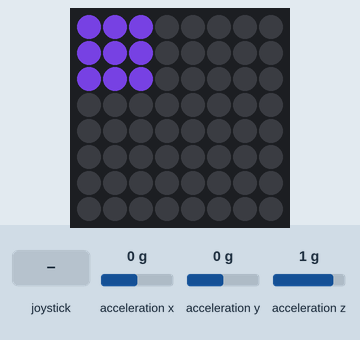
Recording of a program running on a simulated Raspberry Pi (BCM pin numbers) with a Sense HAT. Parts: the Sense HAT's 8×8 RGB LED matrix. Inputs (shaded band) come from the test bench; at power-on: acceleration x 0 g, acceleration y 0 g, acceleration z 1 g. Dim RGB values are drawn brighter than linear.

Above: at 1.2 s.
1.3 s: acceleration x set to 0.8 g
At 3.8 s:
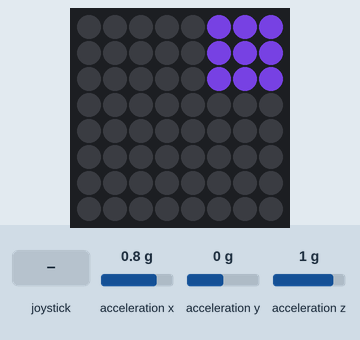
4.3 s: joystick pushed down
At 4.68 s:
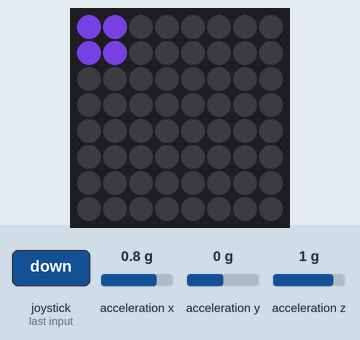
7.3 s: acceleration y set to 0.8 g
At 10.1 s:
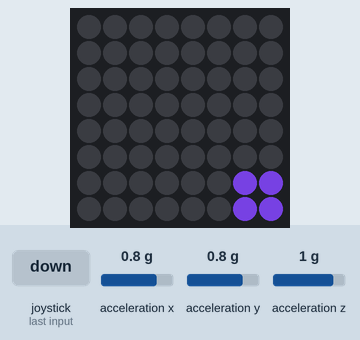
10.3 s: joystick pushed up
At 13.1 s:
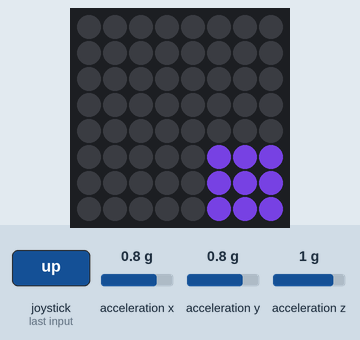
13.3 s: acceleration x set to -1.4 g
At 16.0 s:
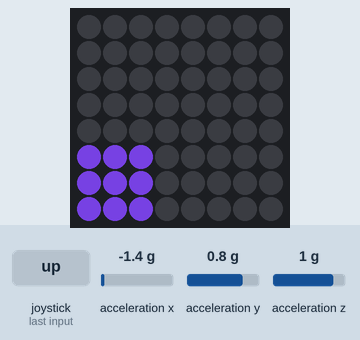
16.3 s: joystick pushed left
At 16.9 s:
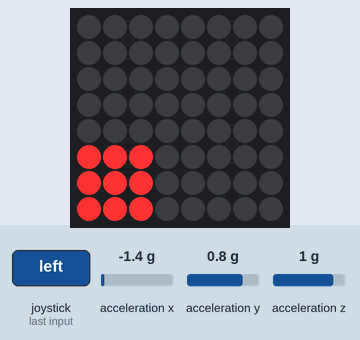
Timing chart, 0 to 19.1 s (numbered marks = the images above; inputs shaded):
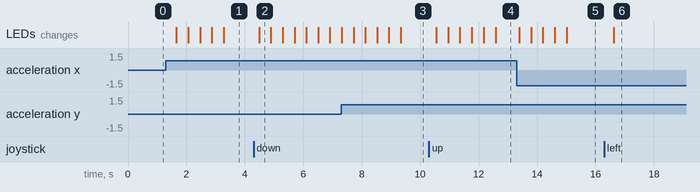

The program:

gravity_falls.py
```python
'''
@Author --> SpookyWooky5
'''
from sense_hat import SenseHat
import time

class SenseSquare(SenseHat):
    def init(self , c2):
        x1 = 0
        y1 = 0
        x2 = c2
        y2 = c2
        self.x1 = x1
        self.y1 = y1
        self.x2 = x2
        self.y2 = y2

    def square(self, r,g,b):
        x1 = self.x1
        y1 = self.y1
        x2 = self.x2
        y2 = self.y2
        x2 += 1
        y2 += 1
        y_d = y2 - y1
        x_d = x2 - x1
        for i in range(x_d):
            for h in range(y_d):
                x_m = x1 + i
                y_m = y2 + h - y_d
                self.set_pixel(x_m,y_m, r,g,b)

    def move_down(self):
        y1 = self.y1
        y2 = self.y2
        if y2 < 7:
            y1 += 1
            self.y1 = y1
            y2 += 1
            self.y2 = y2
            self.clear()
            self.square(r,g,b)

    def move_up(self):
        y1 = self.y1
        y2 = self.y2
        if y1 > 0:
            y1 -= 1
            self.y1 = y1
            y2 -= 1
            self.y2 = y2
            self.clear()
            self.square(r,g,b)

    def move_right(self):
        x1 = self.x1
        x2 = self.x2
        if x2 < 7:
            x1 += 1
            self.x1 = x1
            x2 += 1
            self.x2 = x2
            self.clear()
            self.square(r,g,b)

    def move_left(self):
        x1 = self.x1
        x2 = self.x2
        if x1 > 0:
            x1 -= 1
            self.x1 = x1
            x2 -= 1
            self.x2 = x2
            self.clear()
            self.square(r,g,b)


sense = SenseHat()
sense.clear()
sense.lowlight = False

r = 90
g = 50
b = 170
c2 = 2
sqr = SenseSquare()
sqr.init(c2)
sqr.square(r,g,b)

rgb = {'r':(255,255,250,255,51,0,0,102,255),'g':(51,128,200,255,255,204,102,0,0),'b':(51,0,20,255,51,60,204,204,127)}

counter = 0
while True:
    time.sleep(0.4)
    #get orientation
    accl = sense.get_accelerometer_raw()
    x_a = round(accl['x'], 3)
    y_a = round(accl['y'], 3)
    #print(x_a, y_a)

    #if tilted
    if y_a > 0.25:
        try:
            sqr.move_down()
        except ValueError:
            pass
    if y_a < -0.25:
        try:
            sqr.move_up()
        except ValueError:
            pass
    if x_a > 0.25:
        try:
            sqr.move_right()
        except ValueError:
            pass
    if x_a < -0.25:
        try:
            sqr.move_left()
        except ValueError:
            pass
    if counter > len(rgb["r"])-1 or counter < 0:
        counter = 0
    for event in sense.stick.get_events():
        if event.action == 'pressed':
#change colour
            if event.direction == "left":
                if counter != 0:
                    counter -= 1
                r = rgb["r"][counter]
                g = rgb["g"][counter]
                b = rgb["b"][counter]
                sqr.square(r,g,b)

            if event.direction == "right":
                if counter < len(rgb["r"])-1:
                    counter +=1
                r = rgb["r"][counter]
                g = rgb["g"][counter]
                b = rgb["b"][counter]
                sqr.square(r,g,b)
#change size
            if event.direction == "up":
                if c2 < 7:
                    c2 += 1
                    sense.clear()
                    sqr.init(c2)
                    sqr.square(r,g,b)

            if event.direction == "down":
                if c2 > -1:
                    c2 -= 1
                    sense.clear()
                    sqr.init(c2)
                    sqr.square(r,g,b)
```

Measured:
- after the input at 1.3 s, the LEDs: first change after 0.36 s (image 1 shows a later state)
- after the input at 4.3 s, the LEDs: change after 0.19 s (image 2)
- after the input at 7.3 s, the LEDs: first change at once (image 3 shows a later state)
- after the input at 10.3 s, the LEDs: first change after 0.25 s (image 4 shows a later state)
- after the input at 13.3 s, the LEDs: first change after 0.09 s (image 5 shows a later state)
- after the input at 16.3 s, the LEDs: change after 0.32 s (image 6)
- what the display in image 2 shows lasts 0.4 s, from 4.5 s to 4.9 s
